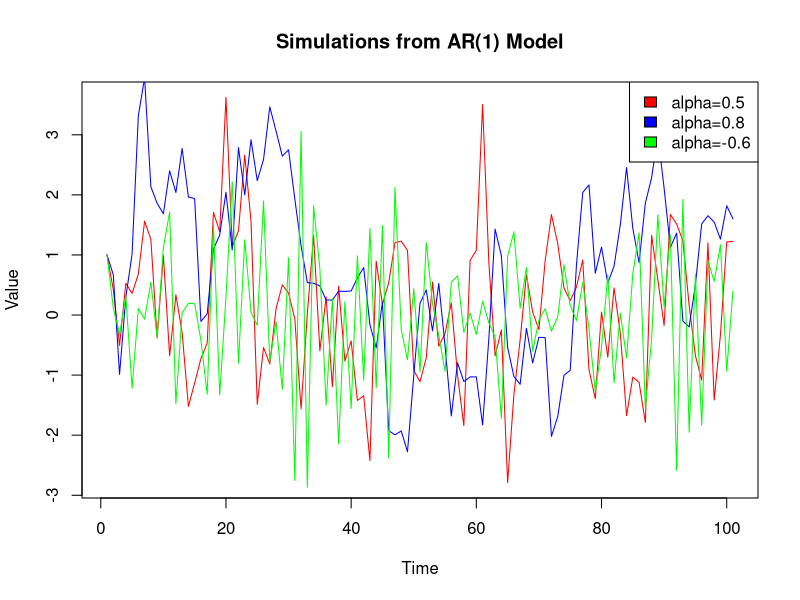

Generate this figure with R:

############ Task - 1 ######################################

#######################################################
########## Autoregressive model of order 1 ############


## Inputs are Autoregressive coefficient(alpha), standard deviation of Gaussian noise
## (I take mean to be 0 by default), size of time series, initial value X0

AR_Model_1 <- function(alpha, sd, n, x0)
{
  epsilon = rnorm(n,mean=0,sd = sd)
  x = vector(length = n+1)
  x[1] = x0
  
  for(i in 1:n)
  {
    x[i+1] = alpha*x[i]  + epsilon[i]
  }
  
  return(x)
  
}

# Example of Implementation:- 

ts = AR_Model_1(0.5,1,100,1)
plot(ts,type = "l", main="Simulations from AR(1) Model", col = "red", xlab = "Time",ylab = "Value")
ts1 = AR_Model_1(0.8,1,100,1)
lines(ts1,col = "blue")
ts2 = AR_Model_1(-0.6,1,100,1)
lines(ts2,col = "green")
legend("topright",legend = c("alpha=0.5","alpha=0.8","alpha=-0.6"),fill = c("red","blue","green"))



#######################################################################################################################
######################################################################################################################
